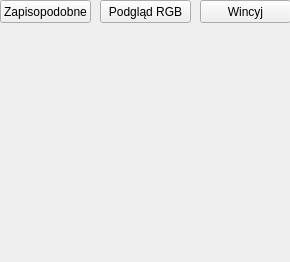
<?xml version="1.0" encoding="UTF-8"?>
<ui version="4.0">
 <class>MainWindow</class>
 <widget class="QMainWindow" name="MainWindow">
  <property name="geometry">
   <rect>
    <x>0</x>
    <y>0</y>
    <width>290</width>
    <height>262</height>
   </rect>
  </property>
  <property name="minimumSize">
   <size>
    <width>290</width>
    <height>100</height>
   </size>
  </property>
  <property name="windowTitle">
   <string>MainWindow</string>
  </property>
  <widget class="QWidget" name="centralWidget">
   <widget class="QPushButton" name="pushButton_menu_zapisopodobne">
    <property name="geometry">
     <rect>
      <x>0</x>
      <y>0</y>
      <width>91</width>
      <height>23</height>
     </rect>
    </property>
    <property name="text">
     <string>Zapisopodobne</string>
    </property>
   </widget>
   <widget class="QPushButton" name="pushButton_podgladRGB">
    <property name="geometry">
     <rect>
      <x>100</x>
      <y>0</y>
      <width>91</width>
      <height>23</height>
     </rect>
    </property>
    <property name="text">
     <string>Podgląd RGB</string>
    </property>
   </widget>
   <widget class="QPushButton" name="pushButton_Wincyj">
    <property name="geometry">
     <rect>
      <x>200</x>
      <y>0</y>
      <width>91</width>
      <height>23</height>
     </rect>
    </property>
    <property name="text">
     <string>Wincyj</string>
    </property>
   </widget>
  </widget>
 </widget>
 <layoutdefault spacing="6" margin="11"/>
 <resources/>
 <connections/>
</ui>
